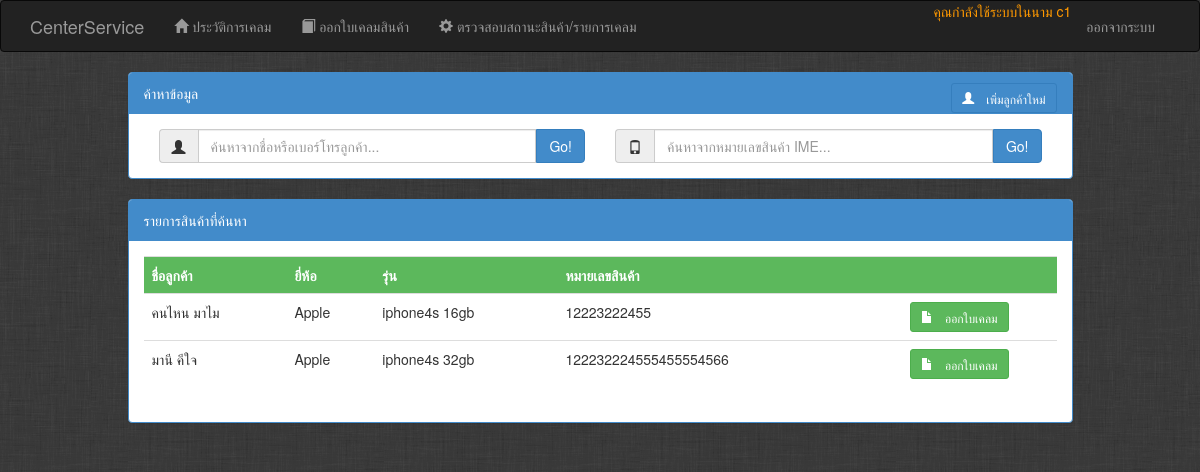
/User/Search_customer.php?customerime=12223222455 (signed in), run on the app's committed database.
### tables this page shows
CREATE TABLE IF NOT EXISTS `product` (
  `id` int(11) NOT NULL AUTO_INCREMENT COMMENT 'รหัส',
  `product_category_id` int(11) NOT NULL COMMENT 'ประเภทสินค้า',
  `brand_id` int(11) NOT NULL COMMENT 'ยี่ห้อ',
  `model` varchar(255) NOT NULL COMMENT 'รุ่น',
  `color_id` int(11) NOT NULL COMMENT 'สี',
  `ime` varchar(45) NOT NULL COMMENT 'หมายเลขสินค้า',
  `customers_id` int(11) NOT NULL COMMENT 'รหัสลูกค้า',
  PRIMARY KEY (`id`),
  UNIQUE KEY `ime_UNIQUE` (`ime`),
  KEY `fk_product_product_category1_idx` (`product_category_id`),
  KEY `fk_product_brand1_idx` (`brand_id`),
  KEY `fk_product_color1_idx` (`color_id`),
  KEY `fk_product_customers1_idx` (`customers_id`)
);

CREATE TABLE IF NOT EXISTS `customers` (
  `id` int(11) NOT NULL AUTO_INCREMENT COMMENT 'รหัสลูกค้า',
  `name` varchar(255) DEFAULT NULL COMMENT 'ชื่อลูกค้า',
  `address` varchar(45) DEFAULT NULL COMMENT 'ที่อยู่',
  `phone` varchar(10) DEFAULT NULL COMMENT 'เบอร์โทร',
  PRIMARY KEY (`id`)
);

CREATE TABLE IF NOT EXISTS `brand` (
  `id` int(11) NOT NULL AUTO_INCREMENT COMMENT 'รหัส',
  `brand` varchar(100) NOT NULL COMMENT 'ยี่ห้อ',
  PRIMARY KEY (`id`)
);

### User/Search_customer.php (the view, shortened to what this page needs)
<?php
include 'header.php';
include 'men.php';
include '../dbconn.php';
?>
<div class="container">
    <div class="row">
        <div class="col-md-1"></div>
        <div class="col-md-10">
            <div class="panel panel-primary">
                <div class="panel-heading">ค้าหาข้อมูล
                    <ul class="nav navbar-nav navbar-right">
                        <a class="btn btn-sm btn-primary" href="user_customer.php">
                            <span class="glyphicon glyphicon-user" title="เพิ่มข้อมูลลูกค้าใหม่">
                                เพิ่มลูกค้าใหม่
                            </span>
                        </a>
                      </ul>
                </div>
                <div class="panel-body">
                  <form method="post" action="<?php echo $_SERVER['PHP_SELF'];?>" class="form-inline">
                      <div class="col-md-6">
                           <div class="form-group">
                            <div class="input-group">
                               <div class="input-group-addon" id="sizing-addon3"><span class="glyphicon glyphicon-user"  ></span></div>
                               <input type="text" class="form-control" name="customermane" placeholder="ค้นหาจากชื่อหรือเบอร์โทรลูกค้า..." >
                                <span class="input-group-btn">
                                    <button class="btn btn-primary" type="submit">Go!</button>
                                </span>
                            </div>
                          </div>
                      </div>
                  </form>
                  <form method="GET" action="<?php echo $_SERVER['PHP_SELF'];?>" class="form-inline">
                        <div class="col-md-6">
                              <div class="input-group">
                                <div class="input-group-addon" id="sizing-addon3"><span class="glyphicon glyphicon-phone"  ></span></div>
                                <input type="text" class="form-control" name="customerime" placeholder="ค้นหาจากหมายเลขสินค้า IME...">
                                <span class="input-group-btn">
                                    <button class="btn btn-primary" type="submit">Go!</button>
                                </span>
                              </div>
                        </div>
                  </form>
                </div>
            </div>
        </div>
        <div class="col-md-1"></div>
    </div>
    <div class="row">
        <div class="col-md-1"></div>
        <div class="col-md-10">
            <?php
        if(isset($_GET['customerime']))
            {
            $cime=$_GET['customerime'];
            $sqli5 = "SELECT * FROM product WHERE ime LIKE '$cime%' ORDER BY ime ASC ";
            $resulti5 = $conn->query($sqli5);
        ?>
        <div class="panel panel-primary">
                <div class="panel-heading">รายการสินค้าที่ค้นหา</div>
                <div class="panel-body">
                    <table class="table table-success table-hover">
                            <tr class="btn-success">
                                <th while="20%">ชื่อลูกค้า</th>
                                <th while="20%">ยี่ห้อ</th>
                                <th while="30%">รุ่น</th>
                                <th while="20%">หมายเลขสินค้า</th>
                                <th while="10%"></th>
                            </tr>
                            <?php while($rsi5=mysqli_fetch_array($resulti5)){
                                $sqli4 = "SELECT * FROM customers where id='$rsi5[customers_id]'";
                                $resulti4 = $conn->query($sqli4) ;
                                $rsi4=mysqli_fetch_array($resulti4);
                                $sqli3 = "SELECT * FROM brand where id='$rsi5[brand_id]'";
                                $resulti3 = $conn->query($sqli3) ;
                                $rsi3=mysqli_fetch_array($resulti3);
                            ?>
                            <tr>
                                <td><?php echo $rsi4['name'];?></td>
                                <td><?php echo $rsi3['brand'];?></td>
                                <td><?php echo $rsi5['model'];?></td>
                                <td><?php echo $rsi5['ime'];?></td>
                                <td>
                                  <center>
                                      <a href="user_from_job.php?pid=<?php echo $rsi5['id'];?>" class="btn btn-sm btn-success"><span class="glyphicon glyphicon-file" title="ออกใบเคลมสินค้า"> ออกใบเคลม</span></a>
                                  </center>
                                </td>
                            </tr>
                    <?php }}?>
                        </table>
                </div>
                </div>
        </div>
        </div>
        <div class="col-md-1"></div>
    </div>
</div>
<?php
include '../footer.php'
 ?>

### data on the page
product: customers.name "คนไหน มาไม", brand.brand "Apple", model "iphone4s 16gb", ime "12223222455"
product: customers.name "มานี คีใจ", brand.brand "Apple", model "iphone4s 32gb", ime "122232224555455554566"

### other printed values
$_SESSION['user']['username'] "c1"
